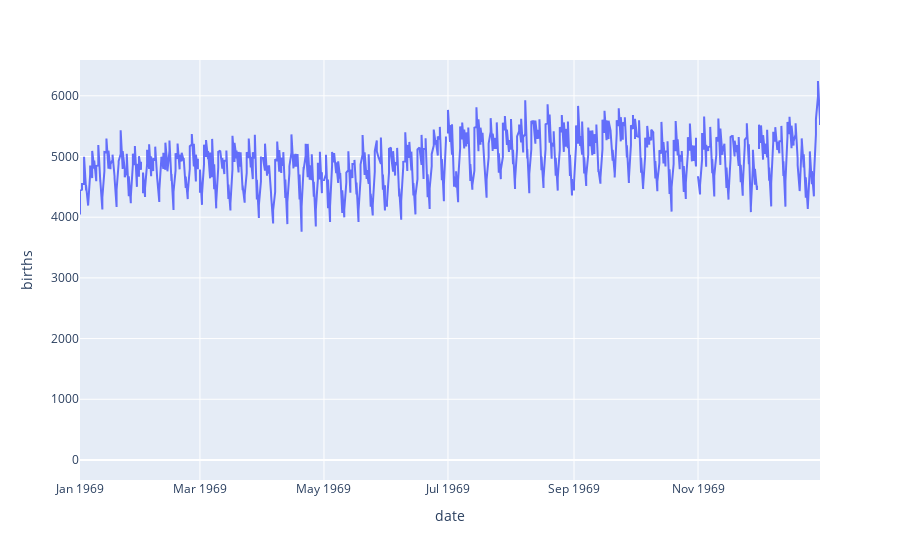

Notebook code cell kept with this figure:
### Markdown cell above
**Question no: 8**

### Code cell
data_plot = data[data['year'] == 1969]
data_plot['month_name'] = data_plot['date'].dt.month_name()
fig = px.line(data_plot, x= 'date', y='births')
fig.show()

### Figure 1 — Plotly figure (JSON) as saved in the notebook; plotly's stock layout.template omitted (floating-point values rounded to 4 significant figures; data arrays with more than 128 entries replaced by an {"elided": "..."} marker saying what was removed)
{"data": [{"hovertemplate": "date=%{x}<br>births=%{y}<extra></extra>", "legendgroup": "", "line": {"color": "#636efa", "dash": "solid"}, "marker": {"symbol": "circle"}, "mode": "lines", "name": "", "orientation": "v", "showlegend": false, "type": "scatter", "x": {"elided": "768 str values"}, "xaxis": "x", "y": {"elided": "768 int values"}, "yaxis": "y"}], "layout": {"legend": {"tracegroupgap": 0}, "margin": {"t": 60}, "xaxis": {"anchor": "y", "domain": [0, 1], "title": {"text": "date"}}, "yaxis": {"anchor": "x", "domain": [0, 1], "title": {"text": "births"}}}}
